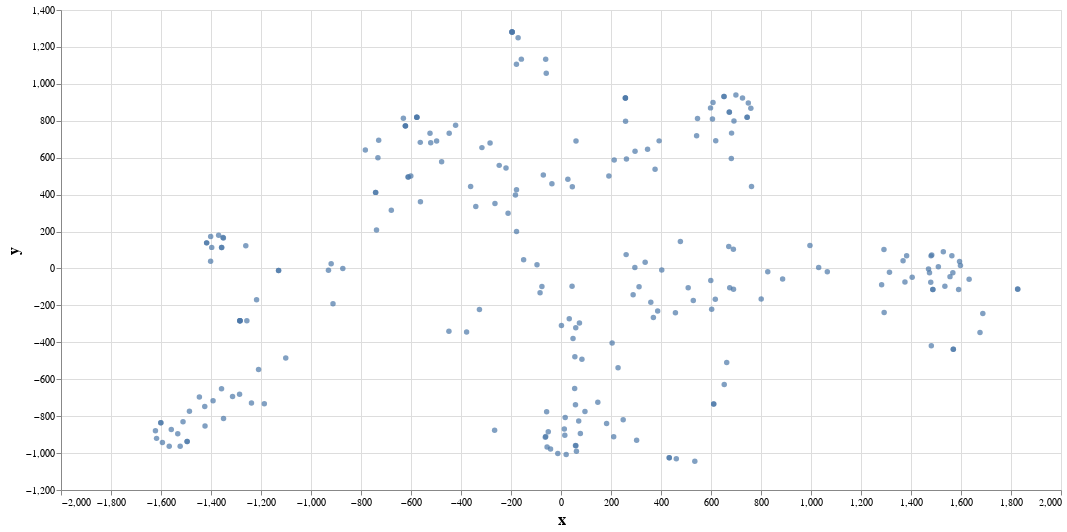

This figure's notebook cell:
### Code cell
Z = rotation_and_scale_matrix(E, 1.2, 125.0)
tsne_df = pd.DataFrame(Z, columns=['x', 'y'])
emb_ex_df = pd.concat([tsne_df , df], axis=1)
chart = alt.Chart(emb_ex_df).mark_circle(size=30).encode(x='x',y='y').properties(width=1000, height=480).interactive()

chart = chart.configure_title(fontSize=28).configure_axis(titleFontSize=16).configure_legend(labelFontSize = 12, labelLimit=0, titleFontSize=20, titleLimit=0)
chart

### Figure 1 — Vega-Lite specification as saved in the notebook (floating-point values rounded to 4 significant figures; data arrays with more than 128 entries replaced by an {"elided": "..."} marker saying what was removed)
{"config": {"view": {"continuousWidth": 400, "continuousHeight": 300}, "axis": {"titleFontSize": 16}, "legend": {"labelFontSize": 12, "labelLimit": 0, "titleFontSize": 20, "titleLimit": 0}, "title": {"fontSize": 28}}, "data": {"name": "data-e4470a6ff6f57423a17b47410eeae64d"}, "mark": {"type": "circle", "size": 30}, "encoding": {"x": {"field": "x", "type": "quantitative"}, "y": {"field": "y", "type": "quantitative"}}, "height": 480, "selection": {"selector001": {"type": "interval", "bind": "scales", "encodings": ["x", "y"]}}, "width": 1000, "$schema": "https://vega.github.io/schema/vega-lite/v4.17.0.json", "datasets": {"data-e4470a6ff6f57423a17b47410eeae64d": {"elided": "237 records"}}}
